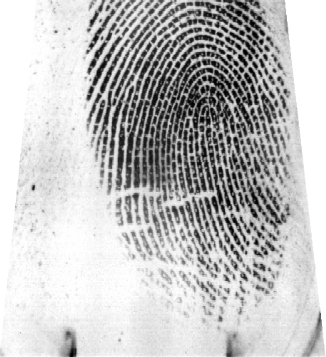
#> input picture dataset/012_10_2.tif, 326 x 357 px; its folder holds 4 pictures in this run; the run also reads 2 pictures not shown here
$ python process_dataset.py
#> lines starting #> are read from the running program, lines starting #| are printed output that depends on the picture
### preprocess.py
import cv2 as cv
from utils.segmentation import create_segmented_and_variance_images
from utils.normalization import normalize
from utils.gabor_filter import gabor_filter
from utils.frequency import ridge_freq
from utils import orientation
from utils.skeletonize import skeletonize

from utils.normalization import normalize
def fingerprint_pipeline(input_img):
    block_size = 16
    input_img = cv.cvtColor(input_img, cv.COLOR_BGR2GRAY)

    # pipe line picture re https://www.cse.iitk.ac.in/users/biometrics/pages/111.JPG
    # normalization -> orientation -> frequency -> mask -> filtering

    # normalization - removes the effects of sensor noise and finger pressure differences.
    normalized_img = normalize(input_img.copy(), float(100), float(100))

    # color threshold
    # threshold_img = normalized_img
    # _, threshold_im = cv.threshold(normalized_img,127,255,cv.THRESH_OTSU)
    # cv.imshow('color_threshold', normalized_img); cv.waitKeyEx()

    # ROI and normalisation
    (segmented_img, normim, mask) = create_segmented_and_variance_images(normalized_img, block_size, 0.2)

    # orientations
    angles = orientation.calculate_angles(normalized_img, W=block_size, smoth=False)
    orientation_img = orientation.visualize_angles(segmented_img, mask, angles, W=block_size)

    # find the overall frequency of ridges in Wavelet Domain
    freq = ridge_freq(normim, mask, angles, block_size, kernel_size=5, minWaveLength=5, maxWaveLength=15)

    # create gabor filter and do the actual filtering
    gabor_img = gabor_filter(normim, angles, freq)

    # thinning oor skeletonize
    return skeletonize(gabor_img)

### process_dataset.py
from skimage.io import imread_collection
from preprocess import fingerprint_pipeline
import cv2 as cv
import os

class Image:
    def __init__(self, img_name):
        self.img = cv.imread(f"dataset/{img_name}")
        self.name = img_name
    def __str__(self):
        return self.name

names = os.listdir("dataset")

images = []

for name in names:
    images.append(Image(name))
#> this loop made 4 passes
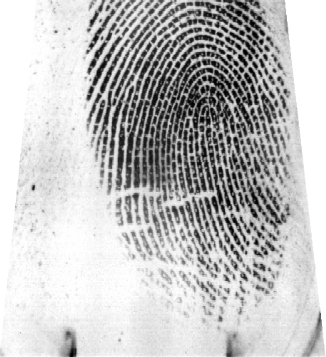
#> input picture dataset/012_10_2.tif, 326 x 357 px
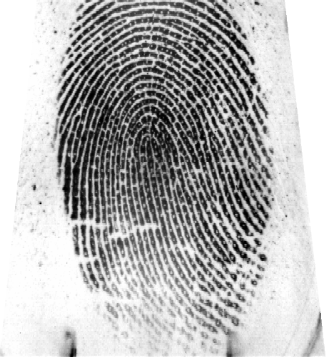
#> input picture dataset/012_10_3.tif, 326 x 357 px
#> pass 3, in __init__ (call 3), `self.img = cv.imread(f"dataset/{img_name}")`:
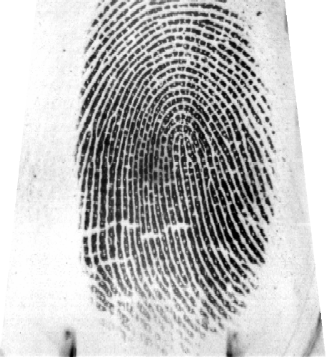
#> self.img: shape (357, 326, 3); min 0, max 255, mean 188.3

for image in images:
#> (the run stopped early here; a loop or call above may not have finished)
